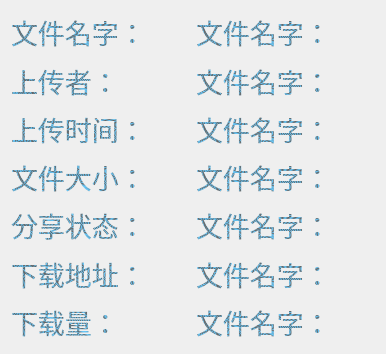
<?xml version="1.0" encoding="UTF-8"?>
<ui version="4.0">
 <class>FilePropertyInfo</class>
 <widget class="QDialog" name="FilePropertyInfo">
  <property name="geometry">
   <rect>
    <x>0</x>
    <y>0</y>
    <width>386</width>
    <height>354</height>
   </rect>
  </property>
  <property name="windowTitle">
   <string>Dialog</string>
  </property>
  <layout class="QGridLayout" name="gridLayout">
   <item row="0" column="0">
    <widget class="QLabel" name="label">
     <property name="font">
      <font>
       <family>华文新魏</family>
       <pointsize>20</pointsize>
       <weight>50</weight>
       <italic>false</italic>
       <bold>false</bold>
      </font>
     </property>
     <property name="styleSheet">
      <string notr="true">font: 20pt &quot;华文新魏&quot;;
color: qradialgradient(spread:repeat, cx:0.5, cy:0.5, radius:0.077, fx:0.5, fy:0.5, stop:0 rgba(0, 169, 255, 147), stop:0.497326 rgba(0, 0, 0, 147), stop:1 rgba(0, 169, 255, 147));</string>
     </property>
     <property name="text">
      <string>文件名字：</string>
     </property>
    </widget>
   </item>
   <item row="0" column="1">
    <widget class="QLabel" name="filename">
     <property name="font">
      <font>
       <family>华文新魏</family>
       <pointsize>20</pointsize>
       <weight>50</weight>
       <italic>false</italic>
       <bold>false</bold>
      </font>
     </property>
     <property name="styleSheet">
      <string notr="true">font: 20pt &quot;华文新魏&quot;;
color: qradialgradient(spread:repeat, cx:0.5, cy:0.5, radius:0.077, fx:0.5, fy:0.5, stop:0 rgba(0, 169, 255, 147), stop:0.497326 rgba(0, 0, 0, 147), stop:1 rgba(0, 169, 255, 147));</string>
     </property>
     <property name="text">
      <string>文件名字：</string>
     </property>
    </widget>
   </item>
   <item row="1" column="0">
    <widget class="QLabel" name="label_2">
     <property name="font">
      <font>
       <family>华文新魏</family>
       <pointsize>20</pointsize>
       <weight>50</weight>
       <italic>false</italic>
       <bold>false</bold>
      </font>
     </property>
     <property name="styleSheet">
      <string notr="true">font: 20pt &quot;华文新魏&quot;;
color: qradialgradient(spread:repeat, cx:0.5, cy:0.5, radius:0.077, fx:0.5, fy:0.5, stop:0 rgba(0, 169, 255, 147), stop:0.497326 rgba(0, 0, 0, 147), stop:1 rgba(0, 169, 255, 147));</string>
     </property>
     <property name="text">
      <string>上传者：</string>
     </property>
    </widget>
   </item>
   <item row="1" column="1">
    <widget class="QLabel" name="user">
     <property name="font">
      <font>
       <family>华文新魏</family>
       <pointsize>20</pointsize>
       <weight>50</weight>
       <italic>false</italic>
       <bold>false</bold>
      </font>
     </property>
     <property name="styleSheet">
      <string notr="true">font: 20pt &quot;华文新魏&quot;;
color: qradialgradient(spread:repeat, cx:0.5, cy:0.5, radius:0.077, fx:0.5, fy:0.5, stop:0 rgba(0, 169, 255, 147), stop:0.497326 rgba(0, 0, 0, 147), stop:1 rgba(0, 169, 255, 147));</string>
     </property>
     <property name="text">
      <string>文件名字：</string>
     </property>
    </widget>
   </item>
   <item row="2" column="0">
    <widget class="QLabel" name="label_3">
     <property name="font">
      <font>
       <family>华文新魏</family>
       <pointsize>20</pointsize>
       <weight>50</weight>
       <italic>false</italic>
       <bold>false</bold>
      </font>
     </property>
     <property name="styleSheet">
      <string notr="true">font: 20pt &quot;华文新魏&quot;;
color: qradialgradient(spread:repeat, cx:0.5, cy:0.5, radius:0.077, fx:0.5, fy:0.5, stop:0 rgba(0, 169, 255, 147), stop:0.497326 rgba(0, 0, 0, 147), stop:1 rgba(0, 169, 255, 147));</string>
     </property>
     <property name="text">
      <string>上传时间：</string>
     </property>
    </widget>
   </item>
   <item row="2" column="1">
    <widget class="QLabel" name="time">
     <property name="font">
      <font>
       <family>华文新魏</family>
       <pointsize>20</pointsize>
       <weight>50</weight>
       <italic>false</italic>
       <bold>false</bold>
      </font>
     </property>
     <property name="styleSheet">
      <string notr="true">font: 20pt &quot;华文新魏&quot;;
color: qradialgradient(spread:repeat, cx:0.5, cy:0.5, radius:0.077, fx:0.5, fy:0.5, stop:0 rgba(0, 169, 255, 147), stop:0.497326 rgba(0, 0, 0, 147), stop:1 rgba(0, 169, 255, 147));</string>
     </property>
     <property name="text">
      <string>文件名字：</string>
     </property>
    </widget>
   </item>
   <item row="3" column="0">
    <widget class="QLabel" name="label_4">
     <property name="font">
      <font>
       <family>华文新魏</family>
       <pointsize>20</pointsize>
       <weight>50</weight>
       <italic>false</italic>
       <bold>false</bold>
      </font>
     </property>
     <property name="styleSheet">
      <string notr="true">font: 20pt &quot;华文新魏&quot;;
color: qradialgradient(spread:repeat, cx:0.5, cy:0.5, radius:0.077, fx:0.5, fy:0.5, stop:0 rgba(0, 169, 255, 147), stop:0.497326 rgba(0, 0, 0, 147), stop:1 rgba(0, 169, 255, 147));</string>
     </property>
     <property name="text">
      <string>文件大小：</string>
     </property>
    </widget>
   </item>
   <item row="3" column="1">
    <widget class="QLabel" name="size">
     <property name="font">
      <font>
       <family>华文新魏</family>
       <pointsize>20</pointsize>
       <weight>50</weight>
       <italic>false</italic>
       <bold>false</bold>
      </font>
     </property>
     <property name="styleSheet">
      <string notr="true">font: 20pt &quot;华文新魏&quot;;
color: qradialgradient(spread:repeat, cx:0.5, cy:0.5, radius:0.077, fx:0.5, fy:0.5, stop:0 rgba(0, 169, 255, 147), stop:0.497326 rgba(0, 0, 0, 147), stop:1 rgba(0, 169, 255, 147));</string>
     </property>
     <property name="text">
      <string>文件名字：</string>
     </property>
    </widget>
   </item>
   <item row="4" column="0">
    <widget class="QLabel" name="label_5">
     <property name="font">
      <font>
       <family>华文新魏</family>
       <pointsize>20</pointsize>
       <weight>50</weight>
       <italic>false</italic>
       <bold>false</bold>
      </font>
     </property>
     <property name="styleSheet">
      <string notr="true">font: 20pt &quot;华文新魏&quot;;
color: qradialgradient(spread:repeat, cx:0.5, cy:0.5, radius:0.077, fx:0.5, fy:0.5, stop:0 rgba(0, 169, 255, 147), stop:0.497326 rgba(0, 0, 0, 147), stop:1 rgba(0, 169, 255, 147));</string>
     </property>
     <property name="text">
      <string>分享状态：</string>
     </property>
    </widget>
   </item>
   <item row="4" column="1">
    <widget class="QLabel" name="share">
     <property name="font">
      <font>
       <family>华文新魏</family>
       <pointsize>20</pointsize>
       <weight>50</weight>
       <italic>false</italic>
       <bold>false</bold>
      </font>
     </property>
     <property name="styleSheet">
      <string notr="true">font: 20pt &quot;华文新魏&quot;;
color: qradialgradient(spread:repeat, cx:0.5, cy:0.5, radius:0.077, fx:0.5, fy:0.5, stop:0 rgba(0, 169, 255, 147), stop:0.497326 rgba(0, 0, 0, 147), stop:1 rgba(0, 169, 255, 147));</string>
     </property>
     <property name="text">
      <string>文件名字：</string>
     </property>
    </widget>
   </item>
   <item row="5" column="0">
    <widget class="QLabel" name="label_6">
     <property name="font">
      <font>
       <family>华文新魏</family>
       <pointsize>20</pointsize>
       <weight>50</weight>
       <italic>false</italic>
       <bold>false</bold>
      </font>
     </property>
     <property name="styleSheet">
      <string notr="true">font: 20pt &quot;华文新魏&quot;;
color: qradialgradient(spread:repeat, cx:0.5, cy:0.5, radius:0.077, fx:0.5, fy:0.5, stop:0 rgba(0, 169, 255, 147), stop:0.497326 rgba(0, 0, 0, 147), stop:1 rgba(0, 169, 255, 147));</string>
     </property>
     <property name="text">
      <string>下载地址：</string>
     </property>
    </widget>
   </item>
   <item row="5" column="1">
    <widget class="QLabel" name="url">
     <property name="font">
      <font>
       <family>华文新魏</family>
       <pointsize>20</pointsize>
       <weight>50</weight>
       <italic>false</italic>
       <bold>false</bold>
      </font>
     </property>
     <property name="styleSheet">
      <string notr="true">font: 20pt &quot;华文新魏&quot;;
color: qradialgradient(spread:repeat, cx:0.5, cy:0.5, radius:0.077, fx:0.5, fy:0.5, stop:0 rgba(0, 169, 255, 147), stop:0.497326 rgba(0, 0, 0, 147), stop:1 rgba(0, 169, 255, 147));</string>
     </property>
     <property name="text">
      <string>文件名字：</string>
     </property>
    </widget>
   </item>
   <item row="6" column="0">
    <widget class="QLabel" name="label_7">
     <property name="font">
      <font>
       <family>华文新魏</family>
       <pointsize>20</pointsize>
       <weight>50</weight>
       <italic>false</italic>
       <bold>false</bold>
      </font>
     </property>
     <property name="styleSheet">
      <string notr="true">font: 20pt &quot;华文新魏&quot;;
color: qradialgradient(spread:repeat, cx:0.5, cy:0.5, radius:0.077, fx:0.5, fy:0.5, stop:0 rgba(0, 169, 255, 147), stop:0.497326 rgba(0, 0, 0, 147), stop:1 rgba(0, 169, 255, 147));</string>
     </property>
     <property name="text">
      <string>下载量：</string>
     </property>
    </widget>
   </item>
   <item row="6" column="1">
    <widget class="QLabel" name="pv">
     <property name="font">
      <font>
       <family>华文新魏</family>
       <pointsize>20</pointsize>
       <weight>50</weight>
       <italic>false</italic>
       <bold>false</bold>
      </font>
     </property>
     <property name="styleSheet">
      <string notr="true">font: 20pt &quot;华文新魏&quot;;
color: qradialgradient(spread:repeat, cx:0.5, cy:0.5, radius:0.077, fx:0.5, fy:0.5, stop:0 rgba(0, 169, 255, 147), stop:0.497326 rgba(0, 0, 0, 147), stop:1 rgba(0, 169, 255, 147));</string>
     </property>
     <property name="text">
      <string>文件名字：</string>
     </property>
    </widget>
   </item>
  </layout>
 </widget>
 <resources/>
 <connections/>
</ui>
